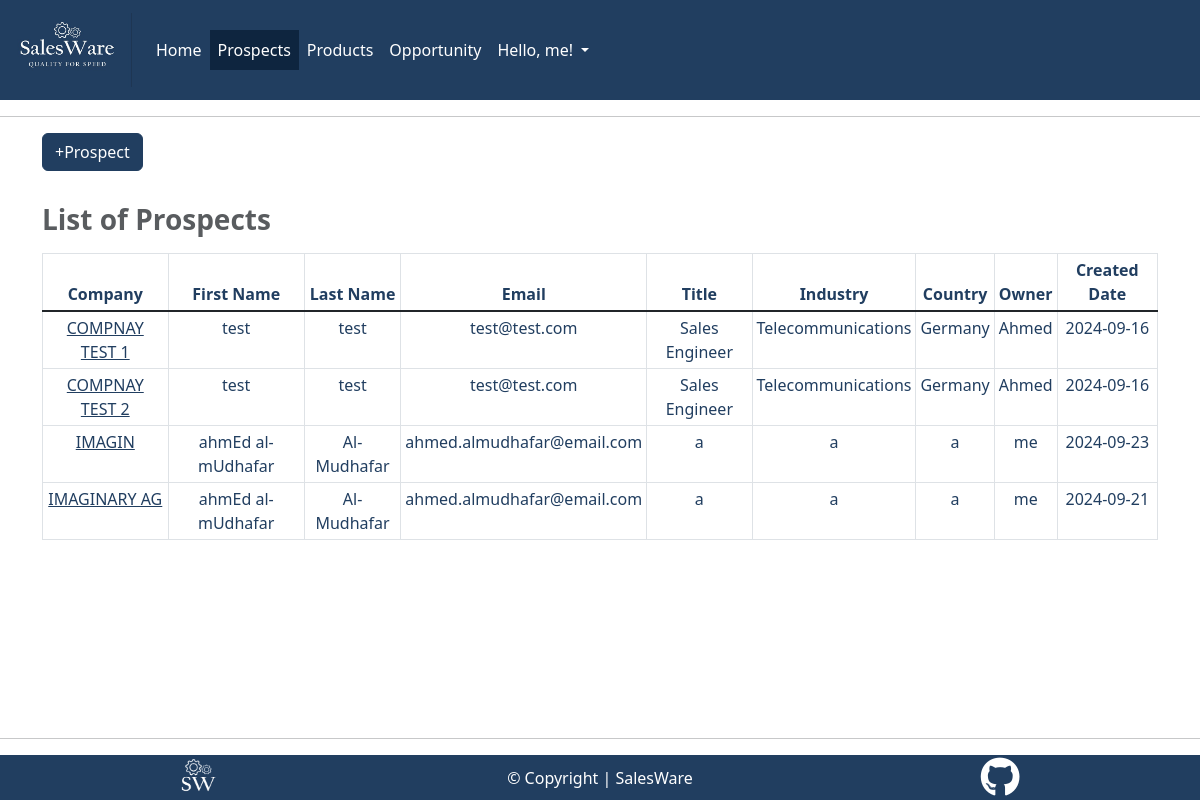
Screenshot of /prospect/ (signed in) with the database file from the repository.
### prospect/models.py (models this page shows, shortened)
class Prospect(models.Model):
    company = UpperCaseConverter(
        max_length=60,
        unique=True,
        default=None,
        null=False,
        )
    first_name = models.CharField(max_length=40)
    last_name = models.CharField(max_length=40, default=None, null=False)
    email = models.EmailField(default=None, null=False)
    title = models.CharField(max_length=60, default=None, null=True)
    industry = models.CharField(max_length=60, default=None, null=False)
    country = models.CharField(max_length=60, default=None, null=False)
    owner = models.ForeignKey(
        User, on_delete=models.CASCADE,
        default=None,
        null=False,
    )
    created_on = models.DateTimeField(
        auto_now_add=True, null=False,
    )
    updated_at = models.DateTimeField(
        auto_now=True, null=False,
    )
    class Meta:
        ordering = ["company"]

### prospect/views.py (the view)
class ProspectList(generic.ListView):
    queryset = Prospect.objects.all().order_by('company')
    template_name = "prospect/prospect_list.html"
    paginate_by = 15

### prospect/templates/prospect/prospect_list.html (shortened to what this page needs)
{% extends "base.html" %}
{% load static %}
{% block content %}
{% if user.is_authenticated %}
<div class="container">
  <div class="row">
    <div class="col-4">
      <button type="button" class="btn btn-primary" data-bs-toggle="modal"
        data-bs-target="#open-create-new-prospect-modal" data-url="{% url 'prospect_create' %}">
        +Prospect
      </button>
    </div>
  </div>
</div>
<div class="container text-center mt-4">
  <div class="row">
    <div class="col-12 table-responsive-lg">
      <table class="table table-bordered table-hover table-sm">
        <caption class="caption-top text-muted h3"><strong>List of Prospects</strong></caption>
        <thead>
          <tr>
            <th scope="col">Company</th>
            <th scope="col">First Name</th>
            <th scope="col">Last Name</th>
            <th scope="col">Email</th>
            <th scope="col">Title</th>
            <th scope="col">Industry</th>
            <th scope="col">Country</th>
            <th scope="col">Owner</th>
            <th scope="col">Created Date</th>
          </tr>
        </thead>
        <tbody class="table-group-divider">
          {% for prospect in object_list %}
          <tr>
            <td>
              <a href="#" data-bs-toggle="modal" data-bs-target="#open-prospect-detail-modal"
                data-url="{% url 'prospect_detail' prospect.id %}" class="salesware-txt-color">{{prospect.company}}</a>
            </td>
            <td>{{prospect.first_name}}</td>
            <td>{{prospect.last_name}}</td>
            <td>{{prospect.email}}</td>
            <td>{{prospect.title}}</td>
            <td>{{prospect.industry}}</td>
            <td>{{prospect.country}}</td>
            <td>{{prospect.owner}}</td>
            <td>{{ prospect.created_on|date:"Y-m-d" }}</td>
          </tr>
          {% endfor %}
        </tbody>
      </table>
    </div>
  </div>
</div>
{% endif %}
{% endblock content %}

### templates/base.html (shortened to what this page needs)
{% load static %}
{% url 'account_login' as login_url %}
{% url 'account_signup' as signup_url %}
{% url 'account_logout' as logout_url %}
{% url 'home' as home_url %}
{% url 'prospect_list' as prospect_url %}
{% url 'product_list' as product_url %}
{% url 'opportunity_list' as opportunity_url %}
{% url 'contact' as contact_url %}
<!DOCTYPE html>
<html lang="en">
<head>
    <link href="https://cdn.jsdelivr.net/npm/bootstrap@5.3.3/dist/css/bootstrap.min.css" rel="stylesheet"
>
    <link href="https://cdn.jsdelivr.net/npm/select2@4.1.0-rc.0/dist/css/select2.min.css" rel="stylesheet">
    <link rel="stylesheet" href="{% static 'css/style.css' %}">
</head>
<body>
    <header>
        <div class="container-fluid">
            <div class="row">
                <nav class="navbar navbar-expand-md">
                    <a class="navbar-brand text-white" href="/">
                        <img src="/static/images/medium_logo.jpg" alt="SalesWare Logo" width="132" height="74"
                            style="object-fit: cover;">
                    </a>
                    <div class="collapse navbar-collapse" id="navbarText">
                        <ul class="navbar-nav me-auto mb-2 mb-lg-0">
                            {% if user.is_authenticated %}
                            <li class="nav-item">
                                <a class="nav-link text-white {% if request.path == home_url %}active{% endif %}"
                                    href="/">Home</a>
                            </li>
                            <li class="nav-item">
                                <a class="nav-link text-white {% if request.path == prospect_url %}active{% endif %}"
                                    href="{% url 'prospect_list' %}">Prospects</a>
                            </li>
                            <li class="nav-item">
                                <a class="nav-link text-white {% if request.path == product_url %}active{% endif %}"
                                    href="{% url 'product_list' %}">Products</a>
                            </li>
                            <li class="nav-item">
                                <a class="nav-link text-white {% if request.path == opportunity_url %}active{% endif %}"
                                    href="{% url 'opportunity_list' %}">Opportunity</a>
                            </li>
                            {% endif %}
                            <li class="nav-item dropdown">
                                {% if user.is_authenticated %}
                                <a class="nav-link dropdown-toggle" href="#" role="button" data-bs-toggle="dropdown"
                                    aria-expanded="false">
                                    Hello, {{ user.username }}!
                                </a>
                                {% endif %}
                            </li>
                        </ul>
                    </div>
                </nav>
            </div>
        </div>
    </header>
    <hr>
    <main>
        {% block content %}{% endblock content %}
    </main>
    <hr>
    <footer>
        <div class="container-fluid salesware-background-color text-white">
            <div class="row align-items-center">
                <div class="col text-center"><img src="/static/images/small_logo.jpg" alt="Small Logo" width="80"
                        height="45"></div>
                <div class="col d-none d-md-block text-center">&copy; Copyright | SalesWare</div>
                <div class="col text-center"><a href="https://github.com/ahmedcodein" target="_blank" rel="noopener"
                        aria-label="author's GitHub repository"><i
                            class="fa-brands fa-github pages-icons fs-1 text-white"></i></a></div>
            </div>
        </div>
    </footer>
</body>
</html>

### static/css/style.css (style rules this page uses)
html, body { height: 100vh; }
body { display: flex; flex-direction: column; }
main { flex-grow: 1; }
.salesware-background-color { background-color: #213E60; }
.salesware-txt-color { color: #213E60; }
.navbar { background-color: #213E60; color: #fff; }
.nav-link { color: #fff; background-color: #213E60; }
.navbar-nav .nav-link.active, .navbar-nav .nav-link.show { color: #fff; }
.nav-link.active { background-color: #0E253F; }
.table td, .table th { color: #213E60; }
caption { color: #213E60; }
.btn-primary { --bs-btn-color: #fff; --bs-btn-bg: #213E60; --bs-btn-border-color: #213E60; --bs-btn-hover-color: #fff; --bs-btn-hover-bg: #213E60; --bs-btn-hover-border-color: #213E60; --bs-btn-focus-shadow-rgb: 49, 132, 253; --bs-btn-active-color: #fff; --bs-btn-active-bg: #213E60; --bs-btn-active-border-color: #213E60; --bs-btn-active-shadow: inset 0 3px 5px rgba(0, 0, 0, 0.125); --bs-btn-disabled-color: #fff; --bs-btn-disabled-bg: #213E60; --bs-btn-disabled-border-color: #213E60; }

### rows the page displays
Prospect: company "COMPNAY TEST 1", first_name "test", last_name "test", email "test@test.com", title "Sales Engineer", industry "Telecommunications", country "Germany", owner "Ahmed", created_on "2024-09-16"
Prospect: company "COMPNAY TEST 2", first_name "test", last_name "test", email "test@test.com", title "Sales Engineer", industry "Telecommunications", country "Germany", owner "Ahmed", created_on "2024-09-16"
Prospect: company "IMAGIN", first_name "ahmEd al-mUdhafar", last_name "Al-Mudhafar", email "ahmed.almudhafar@email.com", title "a", industry "a", country "a", owner "me", created_on "2024-09-23"
Prospect: company "IMAGINARY AG", first_name "ahmEd al-mUdhafar", last_name "Al-Mudhafar", email "ahmed.almudhafar@email.com", title "a", industry "a", country "a", owner "me", created_on "2024-09-21"

### other values shown
{{ user.username }} "me"
